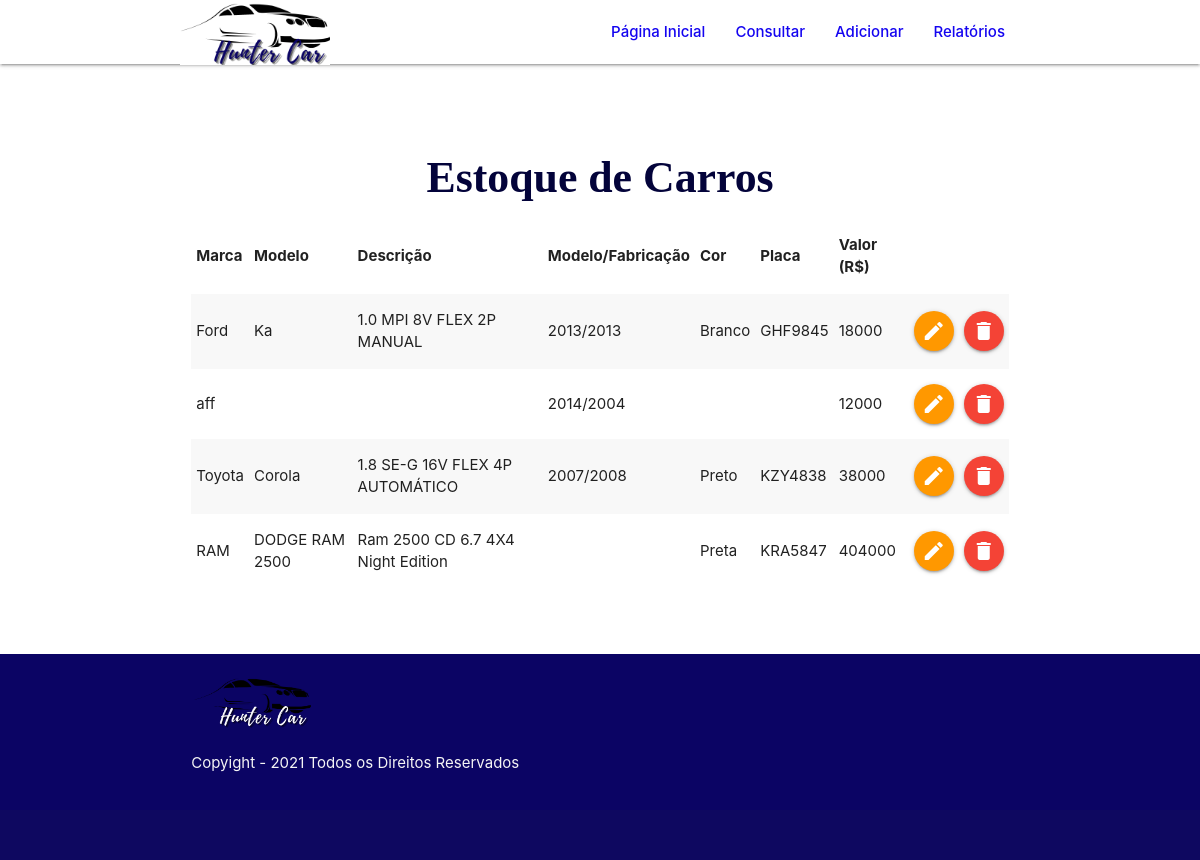
/consultar.php, run on the app's committed database.
### tables this page shows
CREATE TABLE IF NOT EXISTS `estoque` (
  `id` int(11) NOT NULL AUTO_INCREMENT,
  `marca` varchar(40) NOT NULL,
  `modelo` varchar(40) NOT NULL,
  `descricao` varchar(50) NOT NULL,
  `modelo_fab` varchar(9) NOT NULL,
  `cor` varchar(20) NOT NULL,
  `placa` varchar(8) NOT NULL,
  `valor` int(11) NOT NULL,
  PRIMARY KEY (`id`)
);

### consultar.php (the view, shortened to what this page needs)
<?php
include_once 'php_action/db_connect.php';
include_once 'includes/header.php';
?>
    <div class="section no-pad-bot" id="index-banner">
      <div class="container">
        <br /><br />
        <div class="row center">
        <div class="col s12 m12 l12 xl12">
          <h3 class =""><b>Estoque de Carros </b></h3>
          <table class ="striped">
            <thead>
              <tr>
                <th>Marca</th>
                <th>Modelo</th>
                <th>Descrição</th>
                <th>Modelo/Fabricação</th>
                <th>Cor</th>
                <th>Placa</th>
                <th>Valor (R$)</th>
              </tr>
            </thead>
            <tbody>
              <?php
                $sql = "SELECT * FROM estoque";
                $resultado = mysqli_query($connect, $sql);
                while($dados = mysqli_fetch_array($resultado)) :
              ?>
                  <tr>
                  <td><?php echo $dados['marca']; ?></td>
                  <td><?php echo $dados['modelo']; ?></td>
                  <td><?php echo $dados['descricao']; ?></td>
                  <td><?php echo $dados['modelo_fab']; ?></td>
                  <td><?php echo $dados['cor']; ?></td>
                  <td><?php echo $dados['placa']; ?></td>
                  <td><?php echo $dados['valor']; ?></td>
                  <td><a href="editar.php?id=<?php echo $dados['id']; ?>"
                   class="btn-floating orange"><i
                   class="material-icons">edit</i></a></td>
                  <td><a href="#modal<?php echo $dados['id']; ?>"
                  class="btn-floating red modal-trigger"><i
                  class="material-icons">delete</i></a></td>
                  </tr>
              <?php endwhile; ?>
            </tbody>
          </table>
        </div>
        </div>
        <br /><br />
      </div>
    </div>
  <?php
    include_once 'includes/footer.php';
  ?>

### includes/header.php (shortened to what this page needs)
<!DOCTYPE html>
<html lang="pt-br">
  <head>
    <link href="css/materialize.css" type="text/css" rel="stylesheet" media="screen,projection"/>
    <link href="css/style.css" type="text/css" rel="stylesheet" media="screen,projection" />
  </head>
  <body>
    <nav class="white" role="navigation">
      <div class="nav-wrapper container">
        <a id="logo-container" href="/lojacarros/index.php">
            <img src="assets/imagens/logo.png" width="0,1%">
        </a>
        <ul class="right hide-on-med-and-down">
          <strong>
          <li><a href="index.php">Página Inicial</a></li>
          <li><a href="consultar.php">Consultar</a></li>
          <li><a href="adicionar.php">Adicionar</a></li>
          <li><a href="relatorio.php">Relatórios</a></li>
        </strong>
        </ul>
      </div>
    </nav>

### includes/footer.php (shortened to what this page needs)
<footer class="page-footer azul-marinho">
      <div class="container ">
        <div class="row">
          <div class="col l12 s12">
            <img id="logfooter" src="assets/imagens/logowhite.png"/>
            <p class="grey-text text-lighten-4">Copyight - 2021 Todos os Direitos Reservados
            </p>
          </div>
        </div>
      </div>
      <div class="footer-copyright">
      </div>
    </footer>
  </body>
</html>

### css/style.css (style rules this page uses)
#logo-container img { width: 150px; position:relative; }
#logfooter { width: 15%; }
nav ul a { color: #1404f0; }
h3 { font-family: 'Times New Roman', Times, serif; color: #03033a; }
.col img { width: 80%; }
.azul-marinho { background-color:#0B0464 !important; }

### data on the page
estoque: marca "Ford", modelo "Ka", descricao "1.0 MPI 8V FLEX 2P MANUAL", modelo_fab "2013/2013", cor "Branco", placa "GHF9845", valor "18000"
estoque: marca "aff", modelo_fab "2014/2004", valor "12000"
estoque: marca "Toyota", modelo "Corola", descricao "1.8 SE-G 16V FLEX 4P AUTOMÁTICO", modelo_fab "2007/2008", cor "Preto", placa "KZY4838", valor "38000"
estoque: marca "RAM", modelo "DODGE RAM 2500", descricao "Ram 2500 CD 6.7 4X4 Night Edition", cor "Preta", placa "KRA5847", valor "404000"
